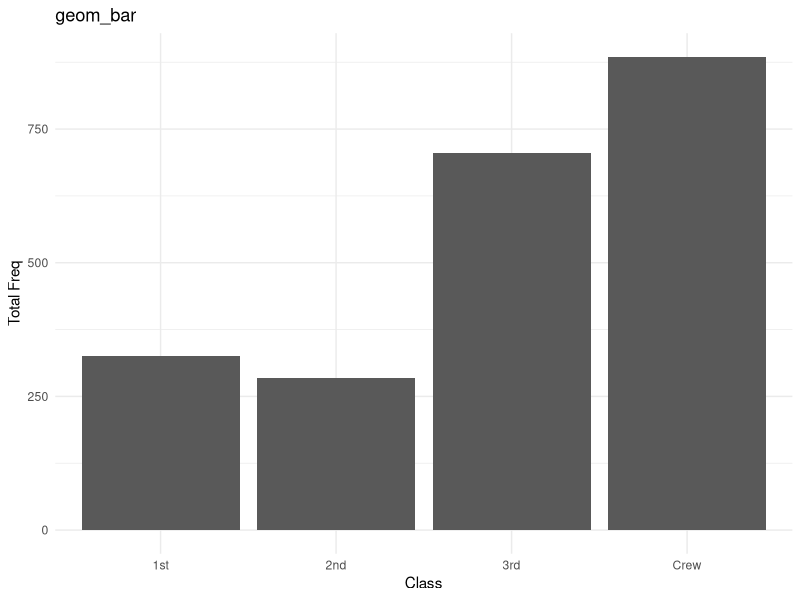

This chart was generated by the following R code:
library(tidyverse)
library(ggplot2)
library(dplyr)

# Titanic data frame

plot.data <- data.frame(Titanic) %>%
  group_by(Class) %>%
  summarize('Total Freq' = sum(Freq))

ggplot(plot.data, aes(x = Class, y = `Total Freq`)) +
  geom_bar(stat = "identity") +
  labs(title = "geom_bar") +
  theme_minimal()

# ********************** #
set.seed(50)
